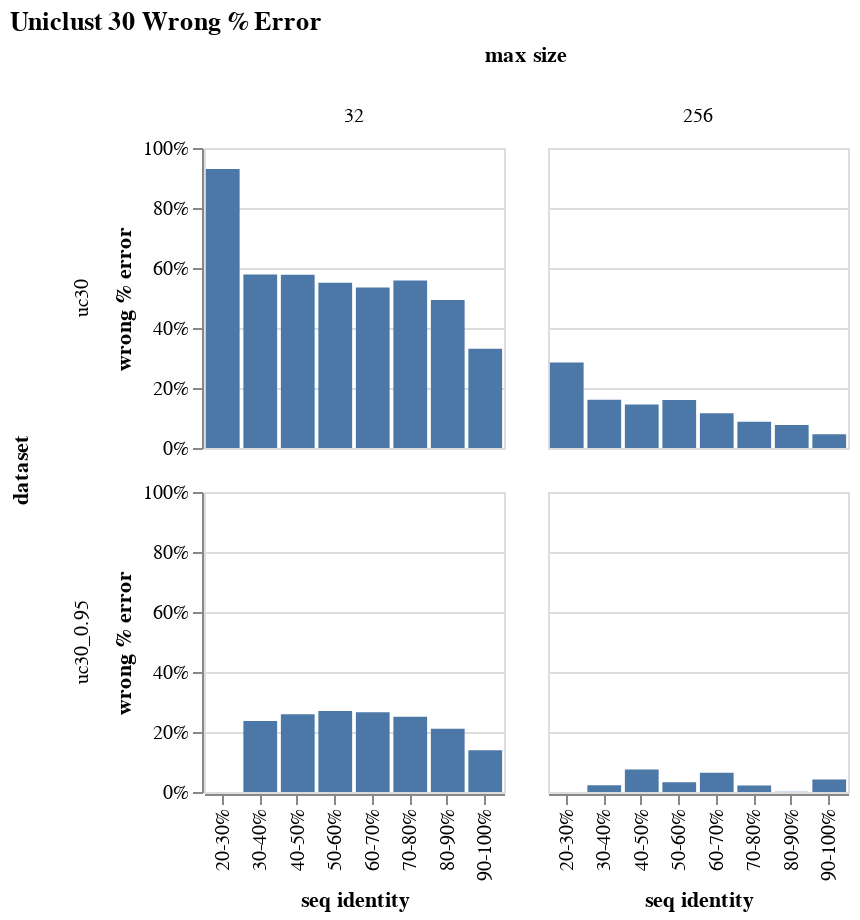

The cell this chart's notebook holds for it:
### Code cell
alt.Chart(data, title = "Uniclust 30 Wrong % Error").mark_bar().encode(
    x = "seq identity",
    y = alt.Y("wrong % error", axis = alt.Axis(format = "%")),
    column = "max size:N",
    row = "dataset"
).properties(
    width = 150,
    height = 150
)

### Figure 1 — Vega-Lite specification as saved in the notebook (floating-point values rounded to 4 significant figures)
{"config": {"view": {"continuousWidth": 400, "continuousHeight": 300}}, "data": {"name": "data-2accef9e2641ec27b5e1d421f0b128cc"}, "mark": "bar", "encoding": {"column": {"type": "nominal", "field": "max size"}, "row": {"type": "nominal", "field": "dataset"}, "x": {"type": "nominal", "field": "seq identity"}, "y": {"type": "quantitative", "axis": {"format": "%"}, "field": "wrong % error"}}, "height": 150, "title": "Uniclust 30 Wrong % Error", "width": 150, "$schema": "https://vega.github.io/schema/vega-lite/v4.8.1.json", "datasets": {"data-2accef9e2641ec27b5e1d421f0b128cc": [{"dataset": "uc30_0.95", "max size": 32, "seq identity": "0-10%", "count": 0, "wrong": 0, "wrong % error": null, "% wrong": null}, {"dataset": "uc30_0.95", "max size": 32, "seq identity": "10-20%", "count": 0, "wrong": 0, "wrong % error": null, "% wrong": null}, {"dataset": "uc30_0.95", "max size": 32, "seq identity": "20-30%", "count": 14, "wrong": 0, "wrong % error": null, "% wrong": 0.0}, {"dataset": "uc30_0.95", "max size": 32, "seq identity": "30-40%", "count": 873, "wrong": 48, "wrong % error": 0.2364, "% wrong": 0.05498}, {"dataset": "uc30_0.95", "max size": 32, "seq identity": "40-50%", "count": 1166, "wrong": 72, "wrong % error": 0.2589, "% wrong": 0.06175}, {"dataset": "uc30_0.95", "max size": 32, "seq identity": "50-60%", "count": 951, "wrong": 38, "wrong % error": 0.2699, "% wrong": 0.03996}, {"dataset": "uc30_0.95", "max size": 32, "seq identity": "60-70%", "count": 923, "wrong": 29, "wrong % error": 0.266, "% wrong": 0.03142}, {"dataset": "uc30_0.95", "max size": 32, "seq identity": "70-80%", "count": 789, "wrong": 21, "wrong % error": 0.2508, "% wrong": 0.02662}, {"dataset": "uc30_0.95", "max size": 32, "seq identity": "80-90%", "count": 747, "wrong": 10, "wrong % error": 0.2109, "% wrong": 0.01339}, {"dataset": "uc30_0.95", "max size": 32, "seq identity": "90-100%", "count": 1537, "wrong": 20, "wrong % error": 0.139, "% wrong": 0.01301}, {"dataset": "uc30_0.95", "max size": 256, "seq identity": "0-10%", "count": 0, "wrong": 0, "wrong % error": null, "% wrong": null}, {"dataset": "uc30_0.95", "max size": 256, "seq identity": "10-20%", "count": 0, "wrong": 0, "wrong % error": null, "% wrong": null}, {"dataset": "uc30_0.95", "max size": 256, "seq identity": "20-30%", "count": 14, "wrong": 0, "wrong % error": null, "% wrong": 0.0}, {"dataset": "uc30_0.95", "max size": 256, "seq identity": "30-40%", "count": 873, "wrong": 6, "wrong % error": 0.02263, "% wrong": 0.006873}, {"dataset": "uc30_0.95", "max size": 256, "seq identity": "40-50%", "count": 1166, "wrong": 8, "wrong % error": 0.07535, "% wrong": 0.006861}, {"dataset": "uc30_0.95", "max size": 256, "seq identity": "50-60%", "count": 951, "wrong": 4, "wrong % error": 0.03272, "% wrong": 0.004206}, {"dataset": "uc30_0.95", "max size": 256, "seq identity": "60-70%", "count": 923, "wrong": 4, "wrong % error": 0.06402, "% wrong": 0.004334}, {"dataset": "uc30_0.95", "max size": 256, "seq identity": "70-80%", "count": 789, "wrong": 5, "wrong % error": 0.02126, "% wrong": 0.006337}, {"dataset": "uc30_0.95", "max size": 256, "seq identity": "80-90%", "count": 747, "wrong": 1, "wrong % error": 0.0006338, "% wrong": 0.001339}, {"dataset": "uc30_0.95", "max size": 256, "seq identity": "90-100%", "count": 1537, "wrong": 6, "wrong % error": 0.04126, "% wrong": 0.003904}, {"dataset": "uc30", "max size": 32, "seq identity": "0-10%", "count": 0, "wrong": 0, "wrong % error": null, "% wrong": null}, {"dataset": "uc30", "max size": 32, "seq identity": "10-20%", "count": 0, "wrong": 0, "wrong % error": null, "% wrong": null}, {"dataset": "uc30", "max size": 32, "seq identity": "20-30%", "count": 192, "wrong": 82, "wrong % error": 0.9296, "% wrong": 0.4271}, {"dataset": "uc30", "max size": 32, "seq identity": "30-40%", "count": 1170, "wrong": 292, "wrong % error": 0.5784, "% wrong": 0.2496}, {"dataset": "uc30", "max size": 32, "seq identity": "40-50%", "count": 1182, "wrong": 277, "wrong % error": 0.5775, "% wrong": 0.2343}, {"dataset": "uc30", "max size": 32, "seq identity": "50-60%", "count": 1160, "wrong": 231, "wrong % error": 0.5505, "% wrong": 0.1991}, {"dataset": "uc30", "max size": 32, "seq identity": "60-70%", "count": 1044, "wrong": 198, "wrong % error": 0.5351, "% wrong": 0.1897}, {"dataset": "uc30", "max size": 32, "seq identity": "70-80%", "count": 847, "wrong": 106, "wrong % error": 0.5582, "% wrong": 0.1251}, {"dataset": "uc30", "max size": 32, "seq identity": "80-90%", "count": 694, "wrong": 89, "wrong % error": 0.4932, "% wrong": 0.1282}, {"dataset": "uc30", "max size": 32, "seq identity": "90-100%", "count": 711, "wrong": 19, "wrong % error": 0.3312, "% wrong": 0.02672}, {"dataset": "uc30", "max size": 256, "seq identity": "0-10%", "count": 0, "wrong": 0, "wrong % error": null, "% wrong": null}, {"dataset": "uc30", "max size": 256, "seq identity": "10-20%", "count": 0, "wrong": 0, "wrong % error": null, "% wrong": null}, {"dataset": "uc30", "max size": 256, "seq identity": "20-30%", "count": 192, "wrong": 10, "wrong % error": 0.285, "% wrong": 0.05208}, {"dataset": "uc30", "max size": 256, "seq identity": "30-40%", "count": 1170, "wrong": 34, "wrong % error": 0.1609, "% wrong": 0.02906}, {"dataset": "uc30", "max size": 256, "seq identity": "40-50%", "count": 1182, "wrong": 33, "wrong % error": 0.1449, "% wrong": 0.02792}, {"dataset": "uc30", "max size": 256, "seq identity": "50-60%", "count": 1160, "wrong": 33, "wrong % error": 0.1602, "% wrong": 0.02845}, {"dataset": "uc30", "max size": 256, "seq identity": "60-70%", "count": 1044, "wrong": 31, "wrong % error": 0.1159, "% wrong": 0.02969}, {"dataset": "uc30", "max size": 256, "seq identity": "70-80%", "count": 847, "wrong": 13, "wrong % error": 0.08762, "% wrong": 0.01535}, {"dataset": "uc30", "max size": 256, "seq identity": "80-90%", "count": 694, "wrong": 20, "wrong % error": 0.07686, "% wrong": 0.02882}, {"dataset": "uc30", "max size": 256, "seq identity": "90-100%", "count": 711, "wrong": 8, "wrong % error": 0.04555, "% wrong": 0.01125}]}}
